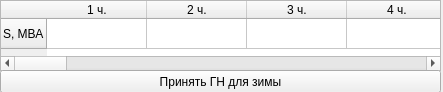
<?xml version="1.0" encoding="UTF-8"?>
<ui version="4.0">
 <class>Form</class>
 <widget class="QWidget" name="Form">
  <property name="geometry">
   <rect>
    <x>0</x>
    <y>0</y>
    <width>443</width>
    <height>92</height>
   </rect>
  </property>
  <property name="windowTitle">
   <string>Form</string>
  </property>
  <widget class="QTableWidget" name="tableWidget">
   <property name="geometry">
    <rect>
     <x>0</x>
     <y>0</y>
     <width>441</width>
     <height>71</height>
    </rect>
   </property>
   <row>
    <property name="text">
     <string>S, МВА</string>
    </property>
   </row>
   <column>
    <property name="text">
     <string>1 ч.</string>
    </property>
   </column>
   <column>
    <property name="text">
     <string>2 ч.</string>
    </property>
   </column>
   <column>
    <property name="text">
     <string>3 ч.</string>
    </property>
   </column>
   <column>
    <property name="text">
     <string>4 ч.</string>
    </property>
   </column>
   <column>
    <property name="text">
     <string>5 ч.</string>
    </property>
   </column>
   <column>
    <property name="text">
     <string>6 ч.</string>
    </property>
   </column>
   <column>
    <property name="text">
     <string>7 ч.</string>
    </property>
   </column>
   <column>
    <property name="text">
     <string>8 ч.</string>
    </property>
   </column>
   <column>
    <property name="text">
     <string>9 ч.</string>
    </property>
   </column>
   <column>
    <property name="text">
     <string>10 ч.</string>
    </property>
   </column>
   <column>
    <property name="text">
     <string>11 ч.</string>
    </property>
   </column>
   <column>
    <property name="text">
     <string>12 ч.</string>
    </property>
   </column>
   <column>
    <property name="text">
     <string>13 ч.</string>
    </property>
   </column>
   <column>
    <property name="text">
     <string>14 ч.</string>
    </property>
   </column>
   <column>
    <property name="text">
     <string>15 ч.</string>
    </property>
   </column>
   <column>
    <property name="text">
     <string>16 ч.</string>
    </property>
   </column>
   <column>
    <property name="text">
     <string>17 ч.</string>
    </property>
   </column>
   <column>
    <property name="text">
     <string>18 ч.</string>
    </property>
   </column>
   <column>
    <property name="text">
     <string>19 ч.</string>
    </property>
   </column>
   <column>
    <property name="text">
     <string>20 ч.</string>
    </property>
   </column>
   <column>
    <property name="text">
     <string>21 ч.</string>
    </property>
   </column>
   <column>
    <property name="text">
     <string>22 ч.</string>
    </property>
   </column>
   <column>
    <property name="text">
     <string>23 ч.</string>
    </property>
   </column>
   <column>
    <property name="text">
     <string>24 ч.</string>
    </property>
   </column>
  </widget>
  <widget class="QPushButton" name="one_hour_button_okey">
   <property name="geometry">
    <rect>
     <x>0</x>
     <y>70</y>
     <width>441</width>
     <height>23</height>
    </rect>
   </property>
   <property name="text">
    <string>Принять ГН для зимы</string>
   </property>
  </widget>
 </widget>
 <resources/>
 <connections/>
</ui>
